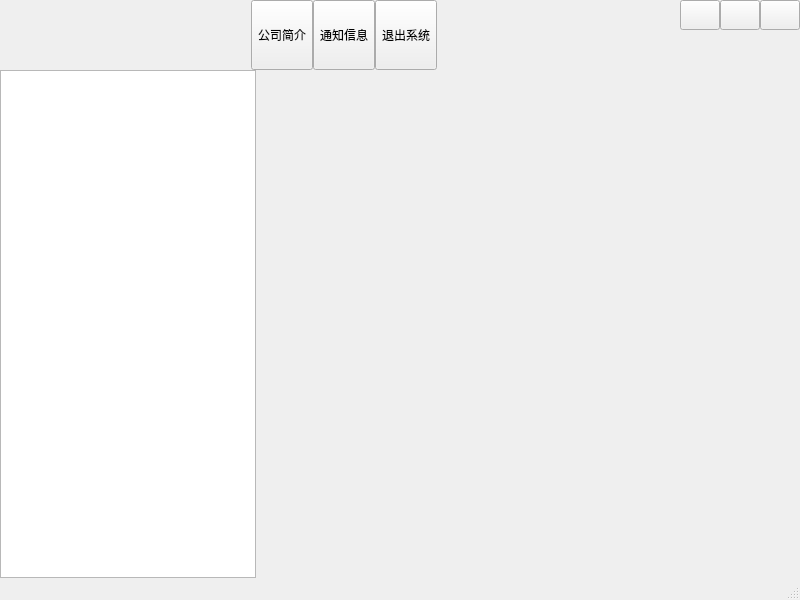
<?xml version="1.0" encoding="UTF-8"?>
<ui version="4.0">
 <class>MainWindow</class>
 <widget class="QMainWindow" name="MainWindow">
  <property name="geometry">
   <rect>
    <x>0</x>
    <y>0</y>
    <width>800</width>
    <height>600</height>
   </rect>
  </property>
  <property name="windowTitle">
   <string>MainWindow</string>
  </property>
  <widget class="QWidget" name="centralwidget">
   <layout class="QVBoxLayout" name="verticalLayout">
    <property name="spacing">
     <number>0</number>
    </property>
    <property name="leftMargin">
     <number>0</number>
    </property>
    <property name="topMargin">
     <number>0</number>
    </property>
    <property name="rightMargin">
     <number>0</number>
    </property>
    <property name="bottomMargin">
     <number>0</number>
    </property>
    <item>
     <widget class="QWidget" name="widgetTitle" native="true">
      <property name="sizePolicy">
       <sizepolicy hsizetype="Preferred" vsizetype="Fixed">
        <horstretch>0</horstretch>
        <verstretch>0</verstretch>
       </sizepolicy>
      </property>
      <layout class="QHBoxLayout" name="horizontalLayout_3">
       <property name="spacing">
        <number>0</number>
       </property>
       <property name="leftMargin">
        <number>0</number>
       </property>
       <property name="topMargin">
        <number>0</number>
       </property>
       <property name="rightMargin">
        <number>0</number>
       </property>
       <property name="bottomMargin">
        <number>0</number>
       </property>
       <item>
        <widget class="QLabel" name="labIco">
         <property name="text">
          <string/>
         </property>
         <property name="alignment">
          <set>Qt::AlignCenter</set>
         </property>
        </widget>
       </item>
       <item>
        <widget class="QLabel" name="labTitle">
         <property name="sizePolicy">
          <sizepolicy hsizetype="Expanding" vsizetype="Preferred">
           <horstretch>0</horstretch>
           <verstretch>0</verstretch>
          </sizepolicy>
         </property>
         <property name="styleSheet">
          <string notr="true"/>
         </property>
         <property name="text">
          <string/>
         </property>
         <property name="alignment">
          <set>Qt::AlignLeading|Qt::AlignLeft|Qt::AlignVCenter</set>
         </property>
        </widget>
       </item>
       <item>
        <widget class="QWidget" name="widgetTop" native="true">
         <layout class="QHBoxLayout" name="horizontalLayout_2">
          <property name="spacing">
           <number>0</number>
          </property>
          <property name="leftMargin">
           <number>0</number>
          </property>
          <property name="topMargin">
           <number>0</number>
          </property>
          <property name="rightMargin">
           <number>0</number>
          </property>
          <property name="bottomMargin">
           <number>0</number>
          </property>
          <item>
           <widget class="QToolButton" name="toolButton">
            <property name="sizePolicy">
             <sizepolicy hsizetype="Minimum" vsizetype="Minimum">
              <horstretch>0</horstretch>
              <verstretch>0</verstretch>
             </sizepolicy>
            </property>
            <property name="text">
             <string>公司简介</string>
            </property>
            <property name="checkable">
             <bool>true</bool>
            </property>
            <property name="autoExclusive">
             <bool>true</bool>
            </property>
            <property name="toolButtonStyle">
             <enum>Qt::ToolButtonTextOnly</enum>
            </property>
            <property name="autoRaise">
             <bool>false</bool>
            </property>
           </widget>
          </item>
          <item>
           <widget class="QToolButton" name="toolButton_2">
            <property name="sizePolicy">
             <sizepolicy hsizetype="Minimum" vsizetype="Minimum">
              <horstretch>0</horstretch>
              <verstretch>0</verstretch>
             </sizepolicy>
            </property>
            <property name="text">
             <string>通知信息</string>
            </property>
            <property name="checkable">
             <bool>true</bool>
            </property>
            <property name="autoExclusive">
             <bool>true</bool>
            </property>
            <property name="toolButtonStyle">
             <enum>Qt::ToolButtonTextOnly</enum>
            </property>
           </widget>
          </item>
          <item>
           <widget class="QToolButton" name="toolButton_3">
            <property name="sizePolicy">
             <sizepolicy hsizetype="Minimum" vsizetype="Minimum">
              <horstretch>0</horstretch>
              <verstretch>0</verstretch>
             </sizepolicy>
            </property>
            <property name="text">
             <string>退出系统</string>
            </property>
            <property name="checkable">
             <bool>true</bool>
            </property>
            <property name="checked">
             <bool>false</bool>
            </property>
            <property name="autoExclusive">
             <bool>true</bool>
            </property>
            <property name="toolButtonStyle">
             <enum>Qt::ToolButtonTextOnly</enum>
            </property>
           </widget>
          </item>
         </layout>
        </widget>
       </item>
       <item>
        <spacer name="horizontalSpacer">
         <property name="orientation">
          <enum>Qt::Horizontal</enum>
         </property>
         <property name="sizeHint" stdset="0">
          <size>
           <width>40</width>
           <height>20</height>
          </size>
         </property>
        </spacer>
       </item>
       <item>
        <widget class="QWidget" name="widgetMenu" native="true">
         <layout class="QGridLayout" name="gridLayout_2">
          <property name="leftMargin">
           <number>0</number>
          </property>
          <property name="topMargin">
           <number>0</number>
          </property>
          <property name="rightMargin">
           <number>0</number>
          </property>
          <property name="bottomMargin">
           <number>0</number>
          </property>
          <property name="spacing">
           <number>0</number>
          </property>
          <item row="1" column="1" colspan="3">
           <spacer name="verticalSpacer">
            <property name="orientation">
             <enum>Qt::Vertical</enum>
            </property>
            <property name="sizeHint" stdset="0">
             <size>
              <width>20</width>
              <height>40</height>
             </size>
            </property>
           </spacer>
          </item>
          <item row="0" column="3">
           <widget class="QPushButton" name="btnMenu_Close">
            <property name="sizePolicy">
             <sizepolicy hsizetype="Minimum" vsizetype="Expanding">
              <horstretch>0</horstretch>
              <verstretch>0</verstretch>
             </sizepolicy>
            </property>
            <property name="minimumSize">
             <size>
              <width>30</width>
              <height>30</height>
             </size>
            </property>
            <property name="cursor">
             <cursorShape>ArrowCursor</cursorShape>
            </property>
            <property name="focusPolicy">
             <enum>Qt::NoFocus</enum>
            </property>
            <property name="toolTip">
             <string>关闭</string>
            </property>
            <property name="text">
             <string/>
            </property>
           </widget>
          </item>
          <item row="0" column="2">
           <widget class="QPushButton" name="btnMenu_Max">
            <property name="sizePolicy">
             <sizepolicy hsizetype="Minimum" vsizetype="Expanding">
              <horstretch>0</horstretch>
              <verstretch>0</verstretch>
             </sizepolicy>
            </property>
            <property name="minimumSize">
             <size>
              <width>30</width>
              <height>30</height>
             </size>
            </property>
            <property name="focusPolicy">
             <enum>Qt::NoFocus</enum>
            </property>
            <property name="text">
             <string/>
            </property>
           </widget>
          </item>
          <item row="0" column="1">
           <widget class="QPushButton" name="btnMenu_Min">
            <property name="sizePolicy">
             <sizepolicy hsizetype="Minimum" vsizetype="Expanding">
              <horstretch>0</horstretch>
              <verstretch>0</verstretch>
             </sizepolicy>
            </property>
            <property name="minimumSize">
             <size>
              <width>30</width>
              <height>30</height>
             </size>
            </property>
            <property name="cursor">
             <cursorShape>ArrowCursor</cursorShape>
            </property>
            <property name="focusPolicy">
             <enum>Qt::NoFocus</enum>
            </property>
            <property name="toolTip">
             <string>最小化</string>
            </property>
            <property name="text">
             <string/>
            </property>
           </widget>
          </item>
         </layout>
        </widget>
       </item>
      </layout>
     </widget>
    </item>
    <item>
     <widget class="QWidget" name="widgetLeft" native="true">
      <layout class="QHBoxLayout" name="horizontalLayout">
       <property name="spacing">
        <number>0</number>
       </property>
       <property name="leftMargin">
        <number>0</number>
       </property>
       <property name="topMargin">
        <number>0</number>
       </property>
       <property name="rightMargin">
        <number>0</number>
       </property>
       <property name="bottomMargin">
        <number>0</number>
       </property>
       <item>
        <widget class="NavListView" name="navListView">
         <property name="sizePolicy">
          <sizepolicy hsizetype="Fixed" vsizetype="Expanding">
           <horstretch>0</horstretch>
           <verstretch>0</verstretch>
          </sizepolicy>
         </property>
         <property name="items">
          <string>主界面||0||,地图监控|主界面|||,视频监控|主界面|||0xf03d,设备监控|主界面|||0xf108,系统设置||0||,防区信息|系统设置|||0xf0e8,位置调整|系统设置|||0xf060,地图编辑|系统设置|||0xf03e</string>
         </property>
         <property name="separateVisible">
          <bool>false</bool>
         </property>
         <property name="separateHeight">
          <number>1</number>
         </property>
         <property name="expendMode">
          <enum>NavListView::ExpendMode_SingleClick</enum>
         </property>
        </widget>
       </item>
       <item>
        <widget class="QStackedWidget" name="stackedWidget">
         <property name="sizePolicy">
          <sizepolicy hsizetype="Preferred" vsizetype="Expanding">
           <horstretch>0</horstretch>
           <verstretch>0</verstretch>
          </sizepolicy>
         </property>
         <property name="minimumSize">
          <size>
           <width>0</width>
           <height>0</height>
          </size>
         </property>
         <property name="baseSize">
          <size>
           <width>0</width>
           <height>0</height>
          </size>
         </property>
         <property name="currentIndex">
          <number>-1</number>
         </property>
        </widget>
       </item>
      </layout>
     </widget>
    </item>
   </layout>
  </widget>
  <widget class="QMenuBar" name="menubar">
   <property name="geometry">
    <rect>
     <x>0</x>
     <y>0</y>
     <width>800</width>
     <height>17</height>
    </rect>
   </property>
  </widget>
  <widget class="QStatusBar" name="statusbar"/>
 </widget>
 <customwidgets>
  <customwidget>
   <class>NavListView</class>
   <extends>QListView</extends>
   <header>navlistview.h</header>
  </customwidget>
 </customwidgets>
 <resources/>
 <connections/>
</ui>
